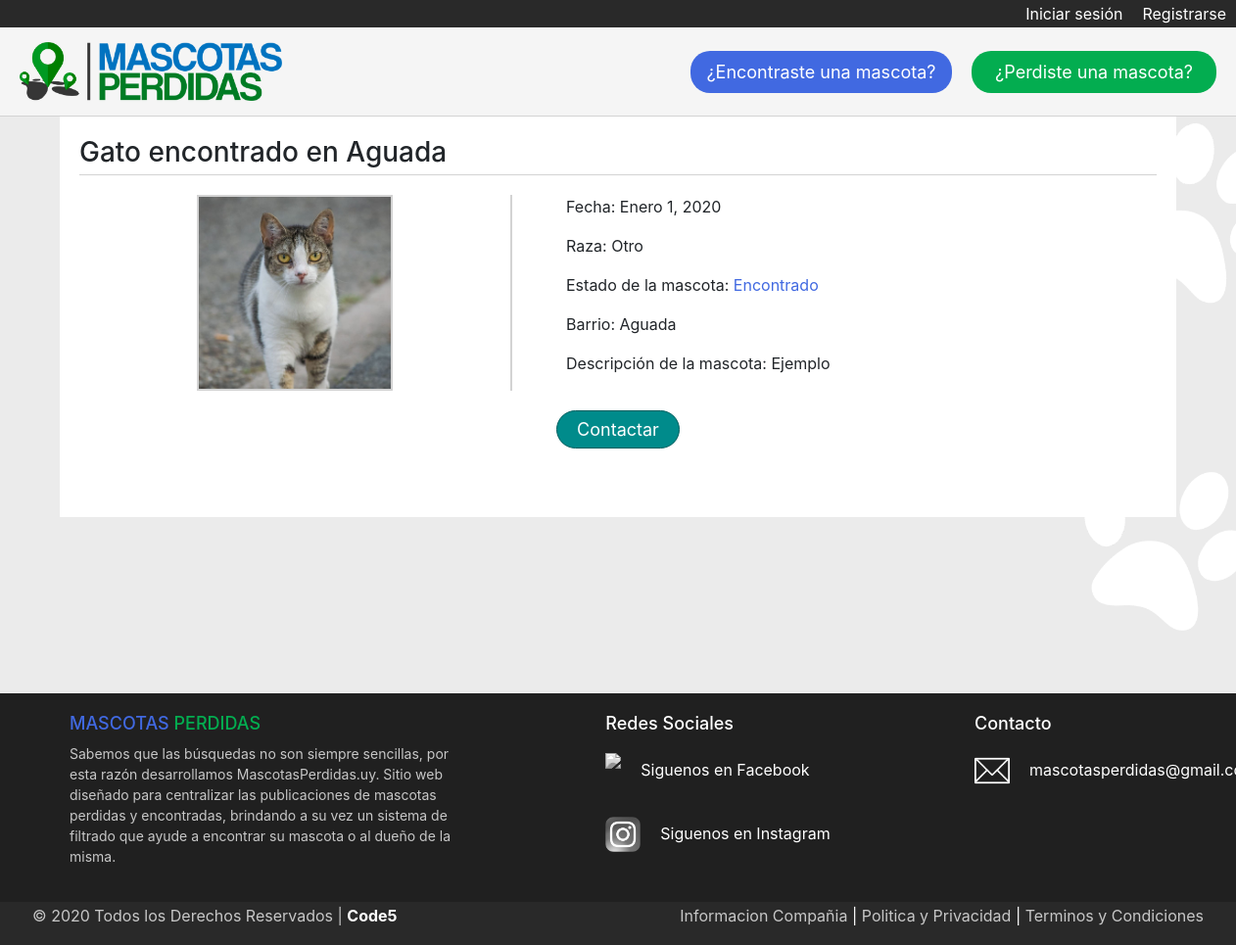
The app's page /ver_publicacion/41/ with its own data.
### Mascotas/models.py (models this page shows)
class MascotaPerdida(models.Model):
    estado = models.CharField(max_length=40)
    imagen = models.ImageField(null=True, blank=True)  # <---- NO SACAR EL NULL NI EL BLANK QUE SE ROMPE LA BBDD
    barrio = models.ForeignKey(Barrio, on_delete=models.CASCADE)
    tipo = models.ForeignKey(Tipo, on_delete=models.CASCADE)
    raza = models.ForeignKey(Raza, on_delete=models.CASCADE)
    fecha = models.DateField()
    nombre = models.CharField(max_length=40)
    mail = models.EmailField()
    telefono = models.IntegerField()
    descripcion = models.TextField()

class Tipo(models.Model):
    especie = models.CharField(max_length=40)  # <---- Para indicar si es perro, gato, etc.
    def __str__(self):
        return self.especie

class Barrio(models.Model):
    lugar = models.CharField(max_length=40)  # <---- Para indicar el barrio donde se perdio
    def __str__(self):
        return self.lugar

class Raza(models.Model):
    tipo = models.CharField(max_length=40)  # <---- Para indicar la raza del animal
    def __str__(self):
        return self.tipo

### Mascotasperdidas/views.py (the view)
# urls.py: path('ver_publicacion/<id>/', Ver_publicacion, name='ver_publicacion'),
def Ver_publicacion(request, id):
    publicacion = MascotaPerdida.objects.get(id=id)
    data = {
        'publicacion': publicacion
    }
    return render(request, 'ver_publicacion.html', data)

### Mascotasperdidas/templates/ver_publicacion.html (shortened to what this page needs)
{% extends 'base.html' %}
{% load static %}
{% block css %}
    <link rel="stylesheet" href="{% static 'css/style_ver_publicacion.css' %}">
{% endblock %}
{% block contenido %}
    <h3 id="titulo_publicacion">{{ publicacion.tipo|title }} {{ publicacion.estado|lower }} en {{ publicacion.barrio|title }}</h3>
    <div id="foto_publicacion">
        <a href="#" onclick="Swal.fire({
            imageUrl: '{{ publicacion.imagen.url }}',
            imageAlt: 'Imagen de la Publicacion'
            })">
            <img src="{{ publicacion.imagen.url }}" alt="" class="imagenes">
        </a>
    </div>
    <div id="info_publicacion">
        <p>Fecha: {{ publicacion.fecha }}</p>
        {% if publicacion.raza == 'OTRO' %}
            <p>Raza: No especificada</p>
        {% else %}
            <p>Raza: {{ publicacion.raza|title }}</p>
        {% endif %}
        {% if publicacion.estado == 'ENCONTRADO' %}
            <p>Estado de la mascota: <span style="color: royalblue;">{{ publicacion.estado|title }}</span></p>
        {% else %}
            <p>Estado de la mascota: <span style="color: rgb(3, 173, 80);">{{ publicacion.estado|title }}</span></p>
        {% endif %}
        {% if publicacion.barrio == 'OTRO' %}
            <p>Barrio: No especificado</p>
        {% else %}
            <p>Barrio: {{ publicacion.barrio|title }}</p>
        {% endif %}
        <p>Descripción de la mascota: {{ publicacion.descripcion }}</p>
    </div>
    <div id="contacto_publicacion">
        <button onclick="Swal.fire('{{ publicacion.nombre }}','Tel: 0{{ publicacion.telefono }}<br>Email: {{ publicacion.mail }}')">
            Contactar
        </button>
    </div>
{% endblock %}

### Mascotasperdidas/static/css/style.css (style rules this page uses)
body { background: url('/static/img/background.png') no-repeat center center fixed; background-size: cover; min-height: 100vh; }
.imagenes { display: inline-block; position: relative; object-fit: cover; width:200px; height:200px; }

### Mascotasperdidas/static/css/style_ver_publicacion.css (style rules this page uses)
#titulo_publicacion { padding-bottom: 5px; margin-bottom: 20px; border-bottom: lightgray 1px solid; }
#foto_publicacion { float: left; text-align: center; width: 40%; }
#foto_publicacion > a > img { border: lightgray 2px solid; }
#info_publicacion { float: right; width: 60%; border-left: lightgray 2px solid; padding-left: 5%; }
#contacto_publicacion { clear: both; display: block; text-align: center; }
#contacto_publicacion > button { text-align: center; background-color: darkcyan; color: white; font-size: 18px; padding: 5px 20px; margin: 20px 0px; border-radius: 40px; border: rgb(2, 95, 95) 1px solid; text-decoration: none; }

### records on screen
MascotaPerdida: tipo "Gato", estado "encontrado", barrio "Aguada", imagen (picture), fecha "Enero 1, 2020", raza "Otro", estado "Encontrado", descripcion "Ejemplo"
